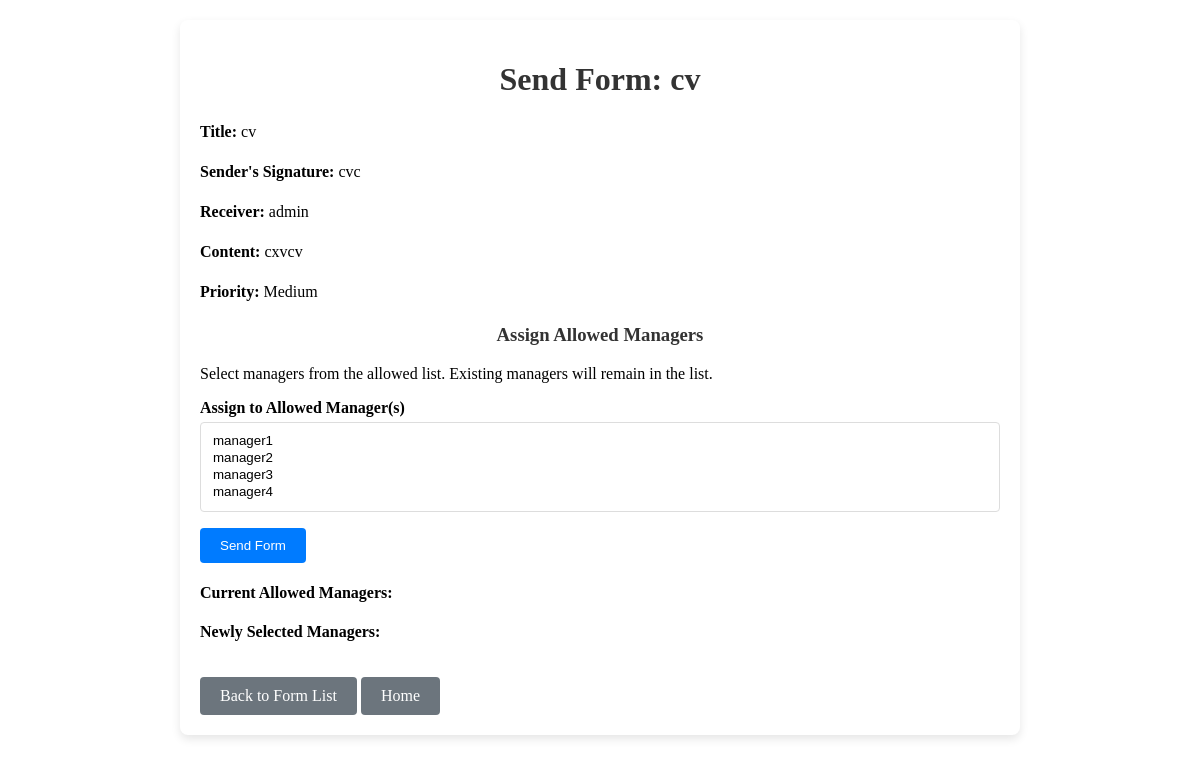
Page /send/70/ (signed in) on the earlier database version.
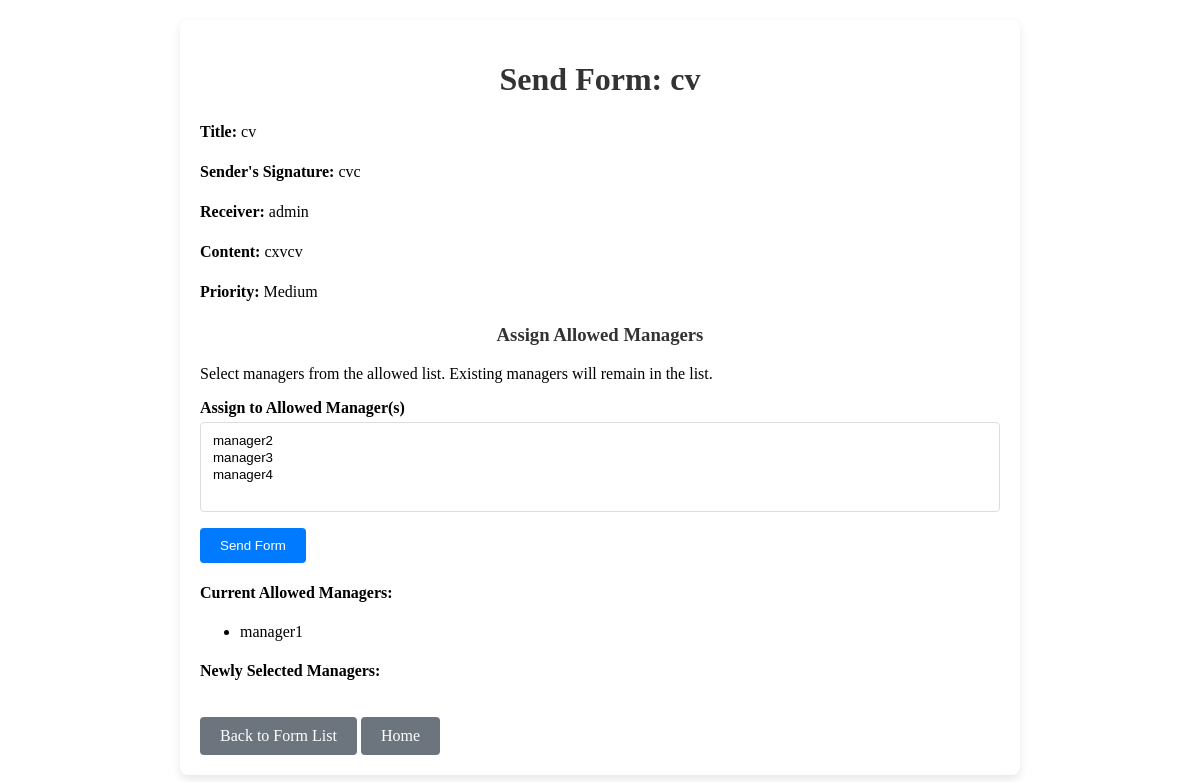
Same page on the later database version.
### app/models.py (models this page shows, shortened)
class CustomUser(AbstractBaseUser, PermissionsMixin):
    username = models.CharField(unique=True, max_length=150)
    email = models.EmailField(unique=True)
    first_name = models.CharField(max_length=100)
    last_name = models.CharField(max_length=100)
    is_active = models.BooleanField(default=True)
    is_staff = models.BooleanField(default=False)
    ROLE_CHOICES = [
        ('admin', 'Admin'),
        ('manager', 'Manager'),
        ('user', 'User'),
    ]
    role = models.CharField(max_length=20, choices=ROLE_CHOICES, default='user')
    SUB_ROLE_CHOICES = [
        ('none', 'None'),
        ('user-access-to-all-users-with-role-user', 'User Access to All Users with Role User'),
        ('manager-access-to-all-users-with-role-manager', 'user Access to All Users with Role Manager'),
    ]
    sub_role = models.CharField(max_length=255, choices=SUB_ROLE_CHOICES, default='none')
    objects = CustomUserManager()
    profile_image = models.ImageField(upload_to='profile_images/', blank=True, null=True)
    USERNAME_FIELD = 'username'
    REQUIRED_FIELDS = ['email', 'first_name', 'last_name']
    class Meta:
        verbose_name = 'User'
        verbose_name_plural = 'Users'

### app/views.py (the view, shortened to what this page needs)
# urls.py: path('send/<int:form_id>/', views.send_form, name='send_form'),
@login_required
def send_form(request, form_id):
    form = get_object_or_404(Form, id=form_id)
    user = request.user
    if form.sender != user and not (user in form.assigned_managers.all() or user in form.allowed_managers.all() or user in form.assigned_admins.all()):
        messages.error(request, "You do not have permission to send this form.")
        return redirect('form_list')
    excluded_ids = list(
        form.assigned_users.values_list('id', flat=True)
    ) + list(
        form.assigned_managers.values_list('id', flat=True)
    ) + list(
        form.allowed_managers.values_list('id', flat=True)
    )
    allowed_managers = CustomUser.objects.filter(role='manager').exclude(id__in=excluded_ids)
    return render(request, 'form/send_form.html', {
        'form': form,
        'allowed_managers': allowed_managers,
    })

### app/templates/form/send_form.html (shortened to what this page needs)
<!DOCTYPE html>
<html lang="en">
<head>
    {% load static %}
    <link rel="stylesheet" href="{% static 'css/send_form.css' %}">
</head>
<body>
    <div class="container">
        <h1>Send Form: {{ form.title }}</h1>
        <div class="form-details">
            <p><strong>Title:</strong> {{ form.title }}</p>
            <p><strong>Sender's Signature:</strong> {{ form.sender_signature }}</p>
            <p><strong>Receiver:</strong> {{ form.receiver|default:"Not assigned" }}</p>
            <p><strong>Content:</strong> {{ form.content }}</p>
            <p><strong>Priority:</strong> {{ form.priority }}</p>
        </div>
        {% if user.role == 'manager' or user.role == 'admin' %}
            <form method="post" class="assign-form">
                <h3>Assign Allowed Managers</h3>
                <p>Select managers from the allowed list. Existing managers will remain in the list.</p>
                <label for="allowed_managers">Assign to Allowed Manager(s)</label>
                <select name="allowed_managers" id="allowed_managers" class="form-select" multiple>
                    {% for manager in allowed_managers %}
                        <option value="{{ manager.id }}">{{ manager.username }}</option>
                    {% endfor %}
                </select>
                <button type="submit" class="btn btn-primary">Send Form</button>
            </form>
        {% else %}
            <p>You do not have permission to assign forms.</p>
        {% endif %}
        <div class="current-managers">
            <h4>Current Allowed Managers:</h4>
            <ul>
                {% for manager in form.allowed_managers.all %}
                    <li>{{ manager.username }}</li>
                {% endfor %}
            </ul>
        </div>
        <div class="selected-managers">
            <h4>Newly Selected Managers:</h4>
        </div>
        <div class="navigation-links">
            <a href="{% url 'form_list' %}" class="btn btn-secondary">Back to Form List</a>
            <a href="{% url 'homepage' %}" class="btn btn-secondary">Home</a>
        </div>
    </div>
</body>
</html>

Differences in the rows shown:
now on this page (row edited): CustomUser: username "manager1", shown under "Current Allowed Managers:"
Other differences:
form field allowed_managers: "manager1 / manager2 / manager3 / manager4" → "manager2 / manager3 / manager4"
